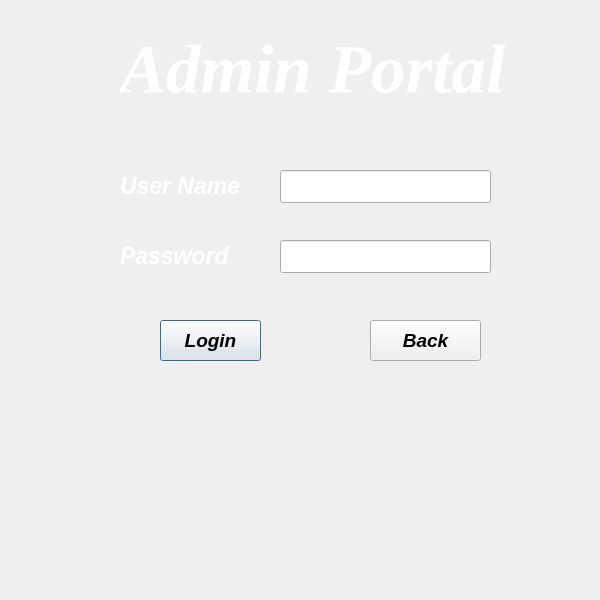
<?xml version="1.0" encoding="UTF-8"?>
<ui version="4.0">
 <class>Admin</class>
 <widget class="QDialog" name="Admin">
  <property name="geometry">
   <rect>
    <x>0</x>
    <y>0</y>
    <width>600</width>
    <height>600</height>
   </rect>
  </property>
  <property name="windowTitle">
   <string>Admin Page</string>
  </property>
  <widget class="QWidget" name="formLayoutWidget">
   <property name="geometry">
    <rect>
     <x>80</x>
     <y>30</y>
     <width>431</width>
     <height>80</height>
    </rect>
   </property>
   <layout class="QFormLayout" name="formLayout">
    <property name="labelAlignment">
     <set>Qt::AlignCenter</set>
    </property>
    <property name="horizontalSpacing">
     <number>0</number>
    </property>
    <property name="verticalSpacing">
     <number>0</number>
    </property>
   </layout>
  </widget>
  <widget class="QLineEdit" name="lineEdit">
   <property name="geometry">
    <rect>
     <x>280</x>
     <y>170</y>
     <width>211</width>
     <height>33</height>
    </rect>
   </property>
   <property name="sizePolicy">
    <sizepolicy hsizetype="Expanding" vsizetype="Fixed">
     <horstretch>43</horstretch>
     <verstretch>0</verstretch>
    </sizepolicy>
   </property>
   <property name="baseSize">
    <size>
     <width>21</width>
     <height>0</height>
    </size>
   </property>
   <property name="styleSheet">
    <string notr="true"/>
   </property>
  </widget>
  <widget class="QLabel" name="label_2">
   <property name="geometry">
    <rect>
     <x>120</x>
     <y>160</y>
     <width>141</width>
     <height>51</height>
    </rect>
   </property>
   <property name="font">
    <font>
     <pointsize>17</pointsize>
     <italic>true</italic>
     <bold>true</bold>
    </font>
   </property>
   <property name="styleSheet">
    <string notr="true">color: rgb(255, 255, 255);</string>
   </property>
   <property name="text">
    <string>User Name</string>
   </property>
  </widget>
  <widget class="QLabel" name="label_3">
   <property name="geometry">
    <rect>
     <x>120</x>
     <y>230</y>
     <width>141</width>
     <height>51</height>
    </rect>
   </property>
   <property name="font">
    <font>
     <pointsize>17</pointsize>
     <italic>true</italic>
     <bold>true</bold>
    </font>
   </property>
   <property name="styleSheet">
    <string notr="true">color: rgb(255, 255, 255);</string>
   </property>
   <property name="text">
    <string>Password</string>
   </property>
  </widget>
  <widget class="QLineEdit" name="lineEdit_2">
   <property name="geometry">
    <rect>
     <x>280</x>
     <y>240</y>
     <width>211</width>
     <height>33</height>
    </rect>
   </property>
   <property name="sizePolicy">
    <sizepolicy hsizetype="Expanding" vsizetype="Fixed">
     <horstretch>43</horstretch>
     <verstretch>0</verstretch>
    </sizepolicy>
   </property>
   <property name="baseSize">
    <size>
     <width>21</width>
     <height>0</height>
    </size>
   </property>
   <property name="styleSheet">
    <string notr="true"/>
   </property>
  </widget>
  <widget class="QPushButton" name="pushButton">
   <property name="geometry">
    <rect>
     <x>160</x>
     <y>320</y>
     <width>101</width>
     <height>41</height>
    </rect>
   </property>
   <property name="font">
    <font>
     <pointsize>14</pointsize>
     <italic>true</italic>
     <bold>true</bold>
    </font>
   </property>
   <property name="text">
    <string>Login</string>
   </property>
  </widget>
  <widget class="QPushButton" name="pushButton_2">
   <property name="geometry">
    <rect>
     <x>370</x>
     <y>320</y>
     <width>111</width>
     <height>41</height>
    </rect>
   </property>
   <property name="font">
    <font>
     <pointsize>14</pointsize>
     <italic>true</italic>
     <bold>true</bold>
    </font>
   </property>
   <property name="text">
    <string>Back</string>
   </property>
  </widget>
  <widget class="QLabel" name="label_4">
   <property name="geometry">
    <rect>
     <x>-2</x>
     <y>-5</y>
     <width>1160</width>
     <height>611</height>
    </rect>
   </property>
   <property name="text">
    <string/>
   </property>
   <property name="pixmap">
    <pixmap resource="picture.qrc">:/pictures/abstract-5035778_1920.jpg</pixmap>
   </property>
   <property name="scaledContents">
    <bool>true</bool>
   </property>
  </widget>
  <widget class="QLabel" name="label">
   <property name="geometry">
    <rect>
     <x>120</x>
     <y>30</y>
     <width>429</width>
     <height>78</height>
    </rect>
   </property>
   <property name="font">
    <font>
     <family>Times New Roman</family>
     <pointsize>52</pointsize>
     <italic>true</italic>
     <bold>true</bold>
    </font>
   </property>
   <property name="styleSheet">
    <string notr="true">color: rgb(255, 255, 255);</string>
   </property>
   <property name="text">
    <string>Admin Portal</string>
   </property>
  </widget>
  <zorder>label_4</zorder>
  <zorder>formLayoutWidget</zorder>
  <zorder>lineEdit</zorder>
  <zorder>label_2</zorder>
  <zorder>label_3</zorder>
  <zorder>lineEdit_2</zorder>
  <zorder>pushButton</zorder>
  <zorder>pushButton_2</zorder>
  <zorder>label</zorder>
 </widget>
 <resources>
  <include location="picture.qrc"/>
 </resources>
 <connections/>
</ui>
